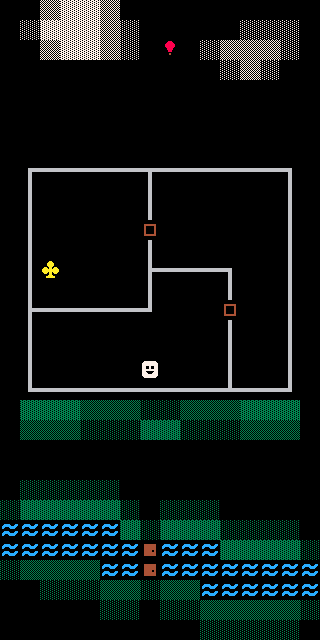

Tiled map render using the project's own tile images. Description and the whole map definition, tile-layer contents included, below:
An orthogonal 16x32 tile map with 20x20 px tiles, 1 tile layer (Warstwa Kafelków 1).

<map version="1.0" tiledversion="1.0.2" orientation="orthogonal" renderorder="right-down" width="16" height="32" tilewidth="20" tileheight="20" nextobjectid="1">
 <tileset firstgid="1" source="../Tilesets/TILEMAP1.tsx" />
 <layer name="Warstwa Kafelków 1" width="16" height="32">
  <data encoding="csv">
30,30,2,3,3,2,30,30,30,30,30,30,30,30,30,30,
30,1,3,3,3,2,1,30,30,30,30,30,1,1,1,30,
30,30,2,3,3,2,1,30,16,30,1,2,2,2,1,30,
30,30,30,30,30,30,30,30,30,30,30,1,2,1,30,30,
30,30,30,30,30,30,30,30,30,30,30,30,30,30,30,30,
30,30,30,30,30,30,30,30,30,30,30,30,30,30,30,30,
30,30,30,30,30,30,30,30,30,30,30,30,30,30,30,30,
30,30,30,30,30,30,30,30,30,30,30,30,30,30,30,30,
30,28,23,23,23,23,23,21,23,23,23,23,23,23,29,30,
30,25,30,30,30,30,30,25,30,30,30,30,30,30,25,30,
30,25,30,30,30,30,30,25,30,30,30,30,30,30,25,30,
30,25,30,30,30,30,30,8,30,30,30,30,30,30,25,30,
30,25,30,30,30,30,30,25,30,30,30,30,30,30,25,30,
30,25,4,30,30,30,30,22,23,23,23,29,30,30,25,30,
30,25,30,30,30,30,30,25,30,30,30,25,30,30,25,30,
30,22,23,23,23,23,23,27,30,30,30,8,30,30,25,30,
30,25,30,30,30,30,30,30,30,30,30,25,30,30,25,30,
30,25,30,30,30,30,30,30,30,30,30,25,30,30,25,30,
30,25,30,30,30,30,30,5,30,30,30,25,30,30,25,30,
30,19,23,23,23,23,23,23,23,23,23,20,23,23,27,30,
30,15,15,15,14,14,14,13,13,14,14,14,15,15,15,30,
30,14,14,14,13,13,13,15,15,13,13,13,14,14,14,30,
30,30,30,30,30,30,30,30,30,30,30,30,30,30,30,30,
30,30,30,30,30,30,30,30,30,30,30,30,30,30,30,30,
30,13,13,13,13,13,30,30,30,30,30,30,30,30,30,30,
13,15,15,15,15,15,13,30,13,13,13,30,30,30,30,30,
10,10,10,10,10,10,15,13,15,15,15,13,13,13,13,30,
10,10,10,10,10,10,10,7,10,10,10,15,15,15,15,13,
13,14,14,14,14,10,10,7,10,10,10,10,10,10,10,10,
30,30,13,13,13,14,14,13,14,14,10,10,10,10,10,10,
30,30,30,30,30,13,13,30,13,13,14,14,14,14,14,13,
30,30,30,30,30,30,30,30,30,30,13,13,13,13,13,30
</data>
 </layer>
</map>
